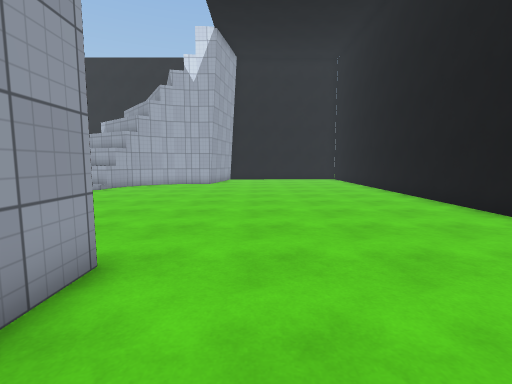
View 1 (above)

19 first-person views from a walk through a 3-D level made in the Unity game engine. The camera is 1.4 m above the floor, tilts 6° down and sees 85° across. The floor is counted in squares, 1 m on a side. Each view is taken from the middle of a square. On the plan, view 1 faces up. The plan holds only what a view shows up to about 14 squares ahead; the rest is blank. The place goes on beyond the plan. The player is left out. Surface patterns are stand-ins for the level's own textures.

View 2
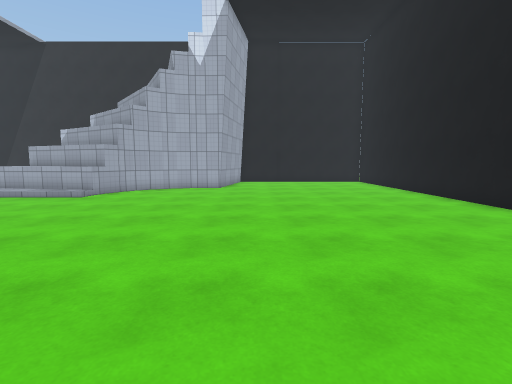

View 3
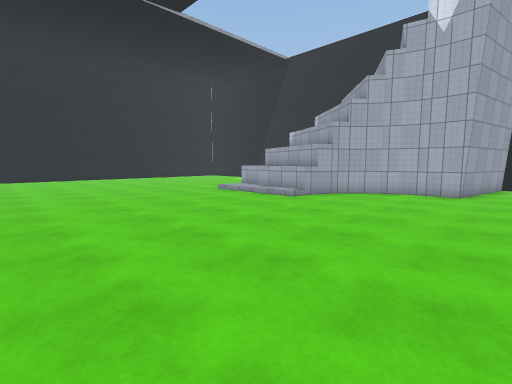

View 4
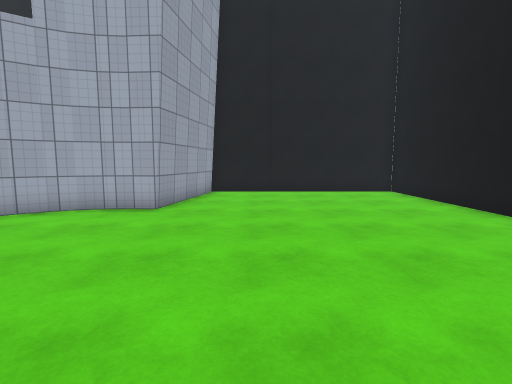

View 5
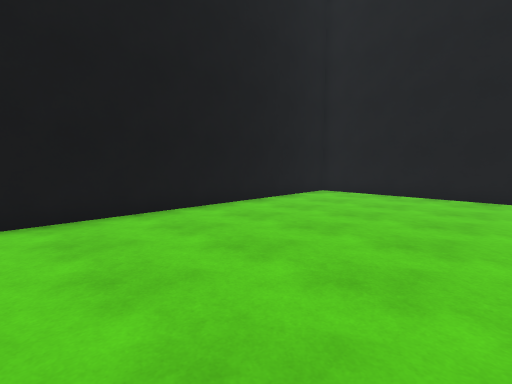

View 6
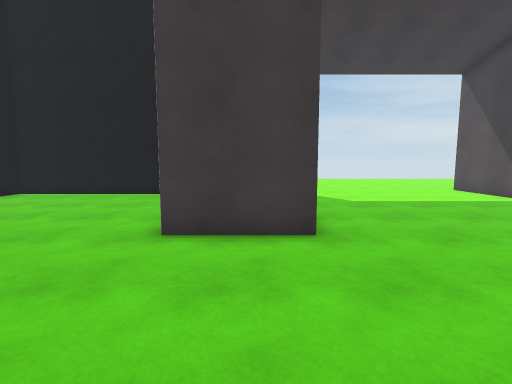

View 7
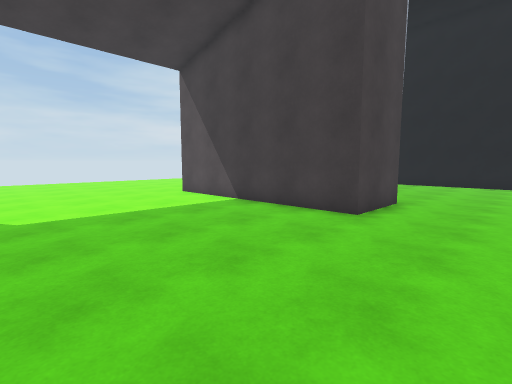

View 8
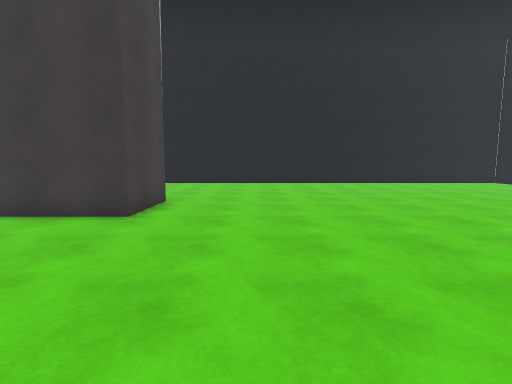

View 9
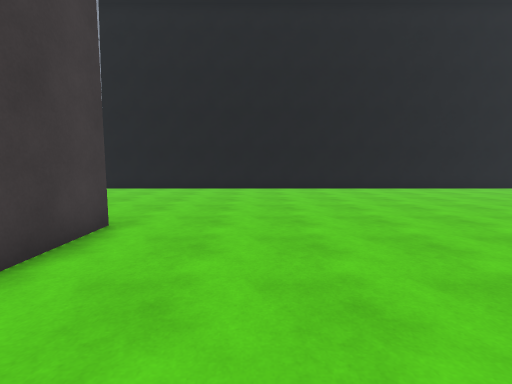

View 10
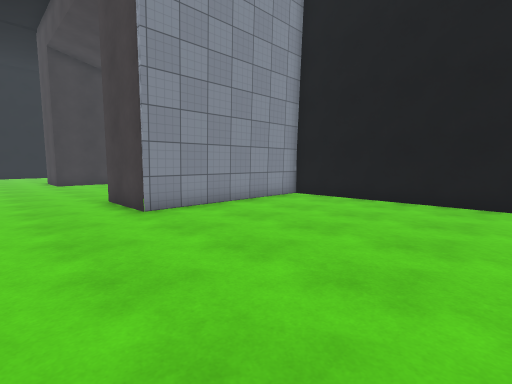

View 11
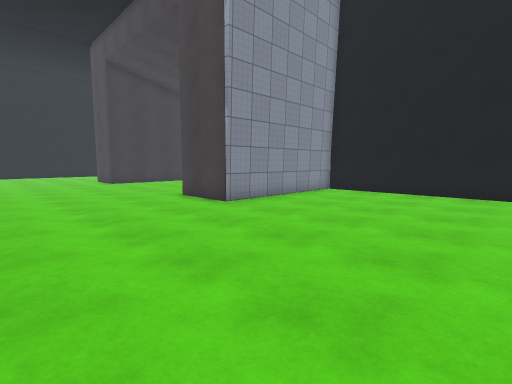

View 12
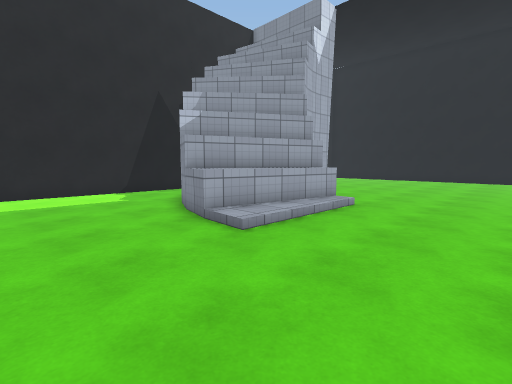

View 13
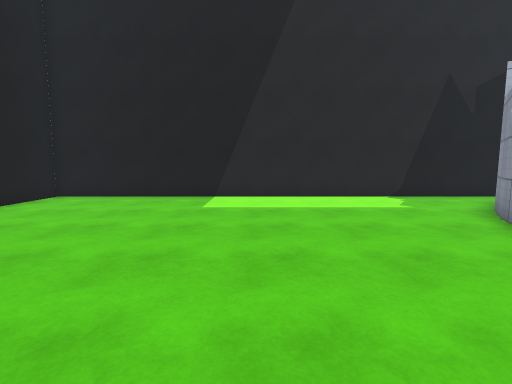

View 14
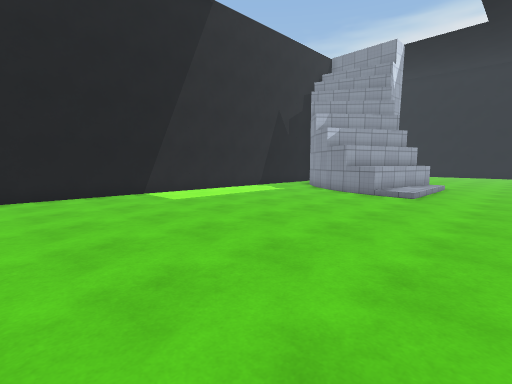

View 15
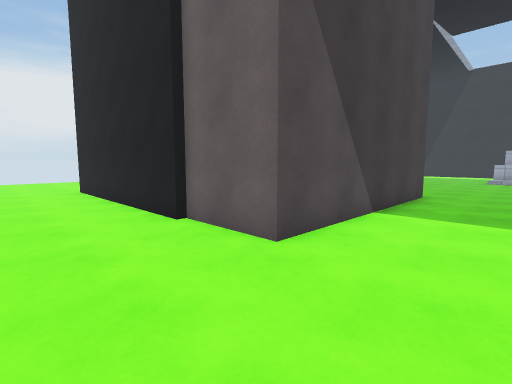

View 16
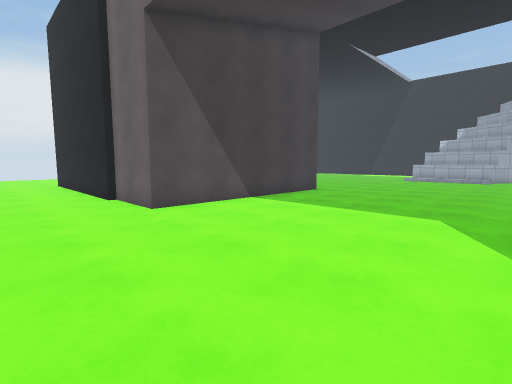

View 17
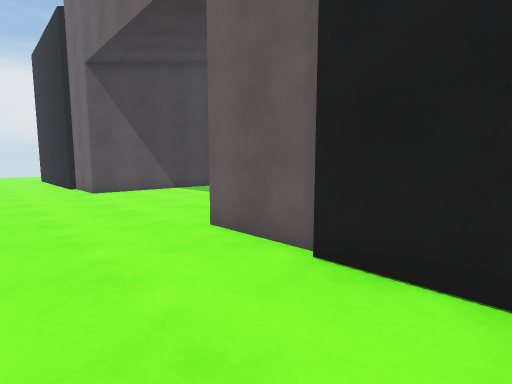

View 18
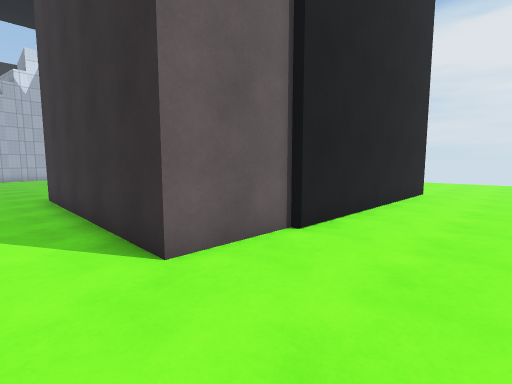

View 19
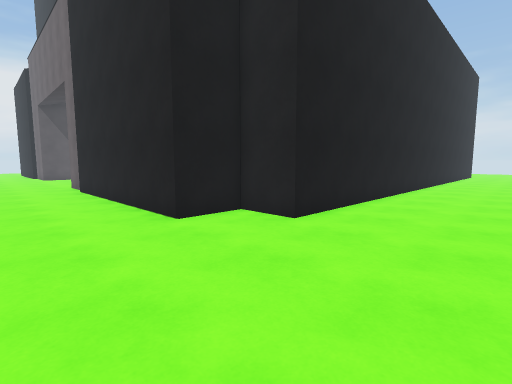

### Floor plan
Points are (right, up) in squares from view 1. A wall is a line through its corners. A room is listed if a view was taken in it or the views show most of it. See-through windows are left out.
Room 1 (views 1, 2, 3, 4, 5, 6, 7, 8, 9, 10, 11, 12, 13, 14, 15, 16, 17, 18, 19)
walls: (-7.8, 15.7) (-12.6, 17.4); (-7.5, 16.4) (-7.8, 15.7) (-8, 15) (-13, 15.8) (-12.6, 17.4) (-11.9, 18.9); (-7, 17) (-7.6, 16.2); (-6.5, 17.5) (-7.1, 16.9); (-5.9, 17.9) (-6.6, 17.4); (-5.2, 18.2) (-6, 17.8); (-0.5, -3.4) (6.8, -3.4) (6.8, -5.6) (-2.2, -5.6); (-4.5, 18.4) (-5.3, 18.2); (-3.7, 18.4) (-4.6, 18.4); (-2.1, -5.3) (-5.2, -5.3) (-5.2, 3.7) (-2.1, 3.7) (-2.1, 2.1); (-11.9, 18.8) (-10.9, 20.2); (8.8, 6.8) (8.8, -3.4) (6.8, -3.4); (6.6, -3.4) (6.6, 23.5) (-2, 23.5) (-3, 18.4) (-3.9, 18.4); (-8, 23.5) (-25.5, 23.5); (-17.1, -5.6) (-25.5, -5.6); (-24.6, -3.4) (-17.2, -3.4) (-17.2, 3.7) (-14.2, 3.7) (-14.2, -5.3) (-17.2, -5.3)

Where each view was taken, in squares from view 1:
view 1: 0 up, 0 right, facing up
view 2: 3 up, 1 left, facing up
view 3: 5 up, 1 left, facing up-left
view 4: 10 up, 0 right, facing up
view 5: 9 up, 1 left, facing down-right
view 6: 9 up, 4 left, facing down
view 7: 7 up, 7 left, facing down-left
view 8: 7 up, 7 left, facing left
view 9: 7 up, 11 left, facing left
view 10: 7 up, 25 left, facing down-right
view 11: 10 up, 25 left, facing down-right
view 12: 10 up, 17 left, facing up-right
view 13: 12 up, 18 left, facing up
view 14: 11 up, 25 left, facing up-right
view 15: 9 down, 11 left, facing up-left
view 16: 9 down, 6 left, facing up-left
view 17: 9 down, 0 right, facing up-left
view 18: 9 down, 7 left, facing up-right
view 19: 9 down, 13 right, facing up-left
